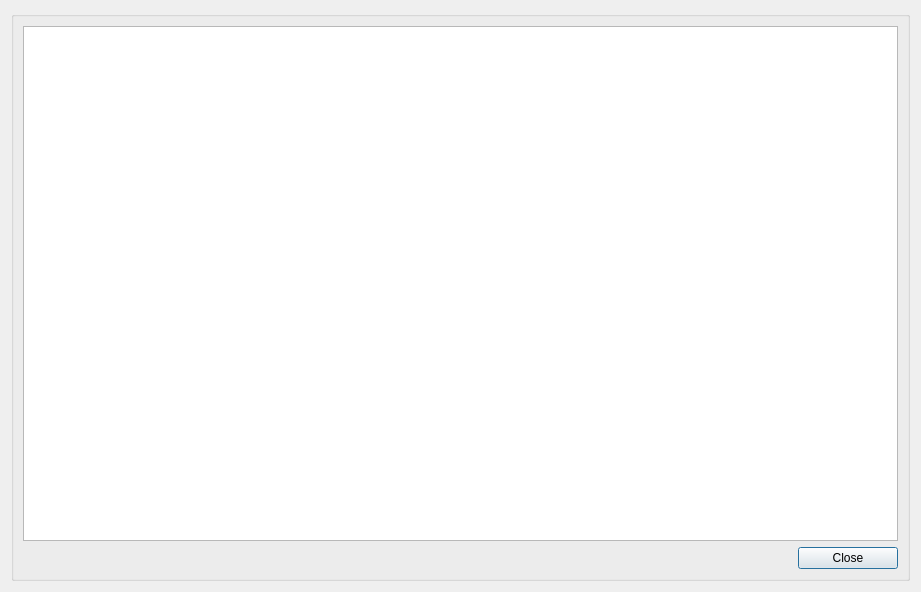
<?xml version="1.0" encoding="UTF-8"?>
<ui version="4.0">
 <class>dlg_view_table</class>
 <widget class="QDialog" name="dlg_view_table">
  <property name="geometry">
   <rect>
    <x>0</x>
    <y>0</y>
    <width>921</width>
    <height>592</height>
   </rect>
  </property>
  <property name="windowTitle">
   <string>View table</string>
  </property>
  <layout class="QGridLayout" name="verticalLayout_4">
   <item row="0" column="0">
    <widget class="QGroupBox" name="groupBox">
     <property name="title">
      <string/>
     </property>
     <layout class="QGridLayout" name="verticalLayout_3">
      <item row="4" column="5">
       <widget class="QPushButton" name="btn_close">
        <property name="maximumSize">
         <size>
          <width>100</width>
          <height>16777215</height>
         </size>
        </property>
        <property name="text">
         <string>Close</string>
        </property>
       </widget>
      </item>
      <item row="3" column="1" colspan="5">
       <widget class="QTableView" name="tbl_layer_info">
        <property name="sortingEnabled">
         <bool>true</bool>
        </property>
       </widget>
      </item>
      <item row="4" column="1" colspan="3">
       <spacer name="horizontalSpacer">
        <property name="orientation">
         <enum>Qt::Horizontal</enum>
        </property>
        <property name="sizeHint" stdset="0">
         <size>
          <width>40</width>
          <height>20</height>
         </size>
        </property>
       </spacer>
      </item>
      <item row="2" column="1" colspan="5">
       <layout class="QGridLayout" name="gridLayout"/>
      </item>
     </layout>
    </widget>
   </item>
  </layout>
 </widget>
 <resources/>
 <connections/>
</ui>
